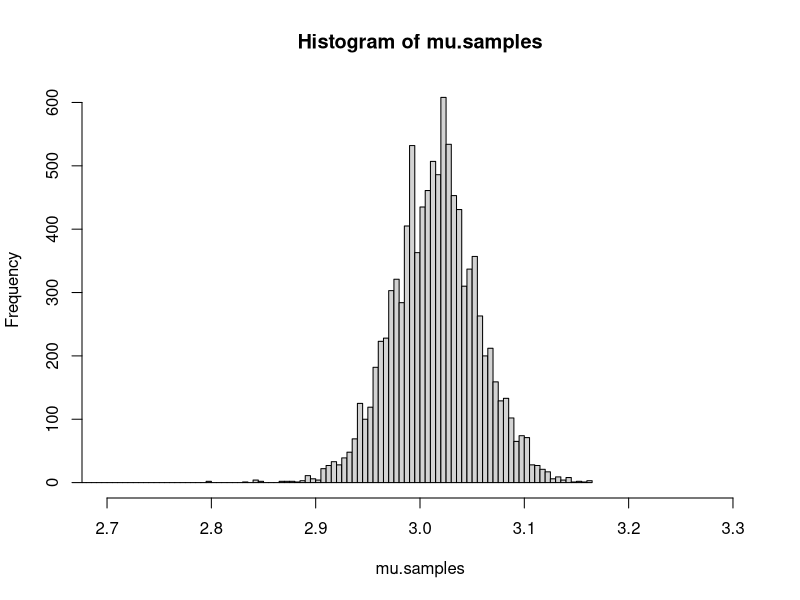

Reproduce this figure in R.
# simulated super simple normal distribution data
N <- 100
mu.true <- 3
sigma.true <- .5
y <- rnorm(n = N, mean = mu.true, sd = sigma.true)

# establish the prior probability distribution of mu and the likelihood function of our data given mu
mu.prior.probability <- function(mu, mu.prior.min = -1, mu.prior.max = 6) { dunif(x = mu, min = mu.prior.min, max = mu.prior.max) }
data.likelihood.given.mu <- function(mu, observed.data.vector = y, sigma = sigma.true) { dnorm(x = observed.data.vector, mean = mu, sd = sigma)}

# combine the above functions to compute log posterior probability of mu given our data
log.posterior.probability.of.data.given.mu <- function(mu) {
  mu.probability <- mu.prior.probability(mu = mu)
  data.likelihood <- data.likelihood.given.mu(mu = mu)
  log.mu.probability <- log(mu.probability)
  log.data.likelihood <- sum( log(data.likelihood) )
  return( log.mu.probability + log.data.likelihood )
}

# build an MCMC engine
n.steps <- 1e4
mu.samples <- rep(x = NA, n.steps)
mu.current <- mu.initial <- 1
sampler.sigma <- .1

# define move probability functions
move.probability.via.simulated.annealing <- function(temperature, log.prob.mu.current, log.prob.mu.proposal) {
  exponent <- min( 0, (log.prob.mu.proposal - log.prob.mu.current) / temperature )
  return( exp(exponent) )
}

move.probability.via.metropolis <- function(log.prob.mu.proposal, log.prob.mu.current) {
  return( exp( log.prob.mu.proposal - log.prob.mu.current ))
}

# define simulated annealing parameters
temperature <- 1
alpha <- .9999

for (step in 1:n.steps) {
  mu.samples[step] <- mu.current
  mu.proposal <- rnorm(n = 1, mean = mu.current, sd = sampler.sigma)
  move.probability <- move.probability.via.simulated.annealing(
    temperature = temperature,
    log.prob.mu.current = log.posterior.probability.of.data.given.mu(mu = mu.current),
    log.prob.mu.proposal = log.posterior.probability.of.data.given.mu(mu = mu.proposal)
  )
  mu.current <- ifelse(test = runif(1) < move.probability, yes = mu.proposal, no = mu.current)
  temperature <- temperature * alpha
}

# plot resulting samples
hist(mu.samples, breaks = 500, xlim = c(2.7, 3.3))
